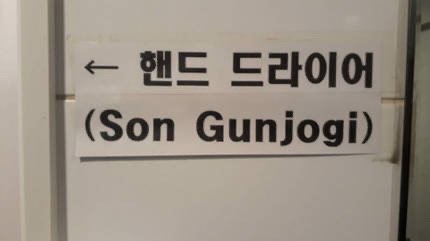
#> input picture ocr_test.jpg, 430 x 241 px
$ python -i pre_processing.py   (imports and definitions only)   (older library calls are emulated)
#> lines starting #> are read from the running program, lines starting #| are printed output that depends on the picture; after the words box and inside, x2 and y2 are one past the last pixel; in counts of white or black regions, pixels touching at a corner belong together
import cv2
import numpy as np
from PIL import Image

# https://tesseract-ocr.github.io/tessdoc/ImproveQuality.html
# https://nanonets.com/blog/ocr-with-tesseract/
# https://github.com/TCAT-capstone/ocr-preprocessor/blob/main/main.py
# https://towardsdatascience.com/pre-processing-in-ocr-fc231c6035a7
# == Main ======================================================================
def load(path):
    return cv2.imread(path)

# [6 lines left out: function image_filter, not called in this run]

def roi_filter(image):
    image = resize(image)
    return image

def load_with_filter(path):
    image = load(path)
    return image_filter(image)

def isEven(num):
    return num % 2 == 0

# == Color =====================================================================
def grayscale(image, blur=False):
    return cv2.cvtColor(image, cv2.COLOR_BGR2GRAY)

def invert(image):
    return cv2.bitwise_not(image)

# https://opencv-python.readthedocs.io/en/latest/doc/09.imageThresholding/imageThresholding.html
def thresholding(image, mode="GENERAL", block_size=9, C=5):
    if isEven(block_size):
        print("block_size to use odd")
        return;

    if mode == "MEAN":
        return cv2.adaptiveThreshold(image, 255, cv2.ADAPTIVE_THRESH_MEAN_C, cv2.THRESH_BINARY, block_size, C)
    elif mode == "GAUSSIAN":
        return cv2.adaptiveThreshold(image, 255, cv2.ADAPTIVE_THRESH_GAUSSIAN_C, cv2.THRESH_BINARY, block_size, C)
    else:
        return cv2.threshold(image, 0, 255, cv2.THRESH_BINARY + cv2.THRESH_OTSU)[1]

# [8 lines left out: function normalization, not called in this run]

def equalization(image):
    return cv2.equalizeHist(image)

# == Noise =====================================================================
# [5 lines left out: function remove_noise, not called in this run]

def blur(image, kernel=(3,3)):
    return cv2.GaussianBlur(image, kernel, 0)

def blur_median(image, kernel_size=3):
    return cv2.medianBlur(image, ksize=kernel_size)

# == Morphology ================================================================
def dilation(image, kernel=np.ones((3,3), np.uint8)):
    return cv2.dilate(image, kernel, iterations = 1)

def erosion(image, kernel=np.ones((3,3), np.uint8)):
    return cv2.erode(image, kernel, iterations = 1)

def opening(image, kernel=np.ones((3,3), np.uint8)):
    return cv2.morphologyEx(image, cv2.MORPH_OPEN, kernel)

def closing(image, kernel=np.ones((3,3), np.uint8)):
    return cv2.morphologyEx(image, cv2.MORPH_CLOSE, kernel)

def gradient(image, kernel=np.ones((3,3), np.uint8)):
    return cv2.morphologyEx(image, cv2.MORPH_GRADIENT, kernel)

def canny(image):
    return cv2.Canny(image, 100, 200)

# == Others ====================================================================
# [20 lines left out: functions resize, deskew, not called in this run]

def match_template(image, template):
    return cv2.matchTemplate(image, template, cv2.TM_CCOEFF_NORMED)

>>> import cv2
>>> picture = cv2.imread('../../../ocr_test.jpg', cv2.IMREAD_GRAYSCALE)
#> picture: shape (241, 430); min 1, max 212, mean 144.8
>>> result = thresholding(picture)
#> in thresholding, `return cv2.threshold(image, 0, 255, cv2.THRESH_BINARY + cv2.THRESH_OTS..`:
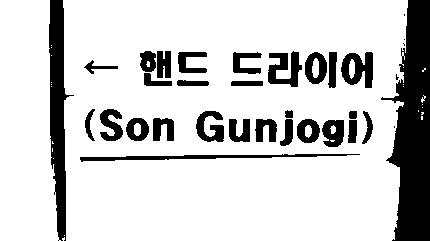
#> returned value: shape (241, 430); 81.1% white; 34 black regions (5 under 20 px), largest, box (x1, y1, x2, y2) and area: (381, 0, 430, 241) 7339, (49, 0, 74, 241) 3094, (80, 154, 360, 162) 875
